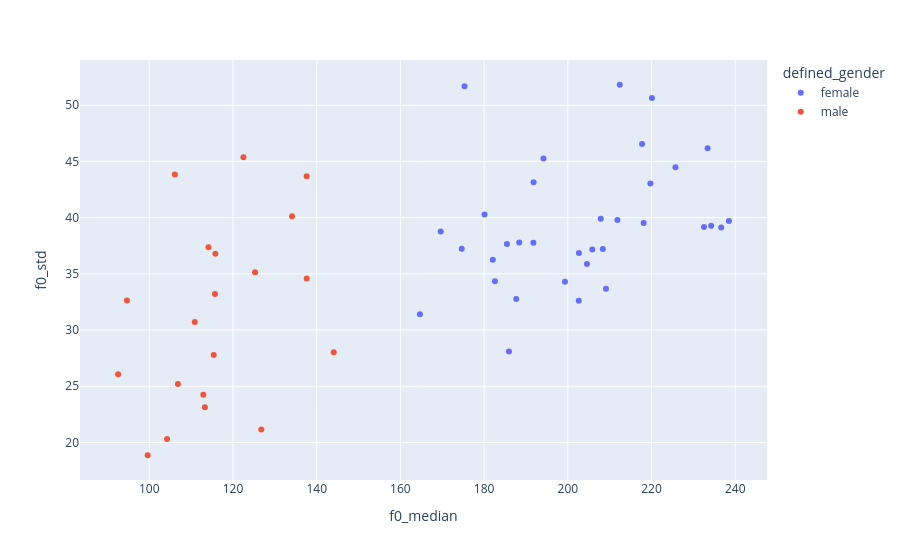

Notebook cell for this chart:
### Markdown cell above
# Построение распределения f0-median для проверки достоверности выборки

### Code cell
import plotly.express as px
import pandas as pd
import numpy as np

numeric = df.select_dtypes(include=[np.number]).dropna(axis=1, how='all')

# просто копируем исходные данные
X_scaled = numeric.copy()

# добавляем служебные колонки
X_scaled["defined_gender"] = df["defined_gender"].values
X_scaled["call_id"] = df["call_id"].values

fig = px.scatter(
    X_scaled,
    x="f0_median",
    y="f0_std",
    color="defined_gender",
    hover_data=["call_id"]
)

fig.show()

### Figure 1 — Plotly figure (JSON) as saved in the notebook; plotly's stock layout.template omitted (floating-point values rounded to 4 significant figures)
{"data": [{"customdata": [["26b40ac0c7137b3f8209a650ba50bcd2"], ["5c4d62fb300ad170dea44e614db5f7a4"], ["c0aca8be5d22354e4d616566cfecb193"], ["4046efcba998f9aa72748b5b3bc1d60f"], ["89d92709010017215090751821be0f1a"], ["78be29afa9c10166ad2293e48e4cd36b"], ["d56e66376d852c0213d985b29d38d6fc"], ["dfa27e65cc156671c54a27e417365f1e"], ["005e1dd683d4e72f2e8c5aa750f10f09"], ["28694d340ade09220575f12872aeb254"], ["478f2400800ae6781fbf444a23e5c8a5"], ["f50ad9c065c90c989d1cb00e1a7b2e72"], ["957a675676a88ff0b7d50224a511b821"], ["162eaa550af0eedb9406b5a85141b2b7"], ["03c1857a7b48ac78e8d3162e3b2dd64e"], ["c7062d9653f9a847f62ec0a663b1f813"], ["28ba2f6aa8190cfedf59ca1cc4e3680e"], ["3787a9c75771fd1a982cae1a504e76c2"], ["5c1def9be4413da4d5428b4dc4160c46"], ["555243b19729c5e336a576d5f921bea9"], ["ec744f89c7217028c683c6fd37f75911"], ["971fdc43c14596f60d6ebc2b6efce5f8"], ["ea816555c83bc0789f6da7ed6ccc6101"], ["0c881b582ecaf67d6fe46f9cccb1ef7c"], ["4f6475cf32810be78ec9038ded98d2f6"], ["553a9379e1ecf879f9227445a199e17c"], ["b5eff923479c3afae7a5e6d8daee525f"], ["a5a8549a3b8766f0b0d91f2a29f78197"], ["7939c762782d1d9946cfa33085480fe9"], ["026bbcdac31737f1797f587456fd7055"], ["7d7a1d3ed9ece54251d106e969f758c0"], ["581068168bac3a4331490c7f2af10c9b"], ["61d5f768accaad869e4ec2307b179ee4"], ["e9fe9fd7e3714fdc113528657f71f2ea"]], "hovertemplate": "defined_gender=female<br>f0_median=%{x}<br>f0_std=%{y}<br>call_id=%{customdata[0]}<extra></extra>", "legendgroup": "female", "marker": {"color": "#636efa", "symbol": "circle"}, "mode": "markers", "name": "female", "orientation": "v", "showlegend": true, "type": "scatter", "x": [236.6, 225.7, 212.4, 208.4, 194.2, 185.4, 174.7, 202.6, 182.1, 218.1, 233.4, 164.7, 180.1, 217.7, 232.5, 205.8, 220.1, 188.4, 219.7, 169.6, 182.6, 238.5, 234.2, 191.8, 191.8, 209.1, 207.9, 187.7, 185.9, 211.8, 204.6, 202.6, 199.3, 175.3], "xaxis": "x", "y": [39.13, 44.48, 51.83, 37.22, 45.27, 37.65, 37.23, 32.6, 36.25, 39.52, 46.19, 31.4, 40.28, 46.56, 39.16, 37.18, 50.66, 37.8, 43.04, 38.78, 34.35, 39.71, 39.28, 43.15, 37.77, 33.68, 39.9, 32.76, 28.09, 39.79, 35.88, 36.87, 34.3, 51.7], "yaxis": "y"}, {"customdata": [["0ac25aff8b0fffb759f526d36069b9cf"], ["cbf59f66daf5b15d051262b4bc62e504"], ["6149ff97b28a495ab519da449cdbc400"], ["99318599cc6f3fd734f347ffb6d99d50"], ["32a5ae5a66938ec3da11262dce04f042"], ["b39c9b20fdce2723db15d58de0066298"], ["b810a49398d4723ddbeabca86acfcd0b"], ["bcb4c31f13e0af33216ef411cce64841"], ["cb30ff9d0417be73b9c7774de08dedb9"], ["c4fc7158ae5ea57dddbb332a05437d3e"], ["db1acd361992b6af14163e815f8f6b8e"], ["c627d44e0f40162ccf8000fbdf2831cf"], ["b5012a96148929d96ed5d5b35098cc24"], ["a7c5fbba6cd90b225885c641ab5cdb69"], ["6436c94ad027816692d4d853938344ab"], ["c6b7679968e8d5e987637fc6b4f2257c"], ["d8afb71eb360c49c973e2a6fa0db50b0"], ["28b1101ffcfc4c0fbe8171948cb373c3"], ["61319f012dfa6e240eaf33bbbc8e9472"], ["73eb92f89829a8dc903fdd8aa2407a74"]], "hovertemplate": "defined_gender=male<br>f0_median=%{x}<br>f0_std=%{y}<br>call_id=%{customdata[0]}<extra></extra>", "legendgroup": "male", "marker": {"color": "#EF553B", "symbol": "circle"}, "mode": "markers", "name": "male", "orientation": "v", "showlegend": true, "type": "scatter", "x": [137.6, 106.8, 94.66, 114.1, 106.1, 126.8, 99.62, 115.7, 144.1, 92.55, 113.3, 137.6, 112.9, 125.3, 115.4, 134.1, 104.2, 122.5, 115.8, 110.9], "xaxis": "x", "y": [34.6, 25.2, 32.64, 37.37, 43.84, 21.15, 18.86, 33.21, 28.03, 26.08, 23.13, 43.68, 24.24, 35.14, 27.78, 40.13, 20.3, 45.38, 36.79, 30.73], "yaxis": "y"}], "layout": {"legend": {"title": {"text": "defined_gender"}, "tracegroupgap": 0}, "margin": {"t": 60}, "xaxis": {"anchor": "y", "domain": [0, 1], "title": {"text": "f0_median"}}, "yaxis": {"anchor": "x", "domain": [0, 1], "title": {"text": "f0_std"}}}}
